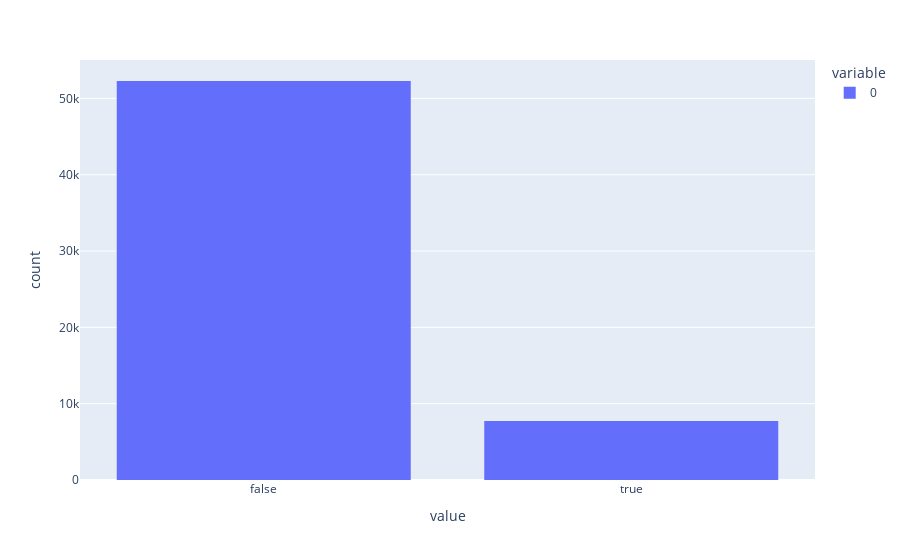

The notebook cell saved with this chart:
### Markdown cell above
## Evaluation

### Code cell
accuracies = []
for activation, label in zip(train_dataset, train_labels):
    activation = forward(activation)
    y_pred = activation.argmax()
    y_true = label.argmax()
    accuracies.append(y_pred == y_true)

px.histogram(accuracies)

### Figure 1 — Plotly figure (JSON) as saved in the notebook; plotly's stock layout.template omitted (floating-point values rounded to 4 significant figures; data arrays with more than 128 entries replaced by an {"elided": "..."} marker saying what was removed)
{"data": [{"alignmentgroup": "True", "bingroup": "x", "hovertemplate": "variable=0<br>value=%{x}<br>count=%{y}<extra></extra>", "legendgroup": "0", "marker": {"color": "#636efa", "pattern": {"shape": ""}}, "name": "0", "offsetgroup": "0", "orientation": "v", "showlegend": true, "type": "histogram", "x": {"elided": "60000 bool values"}, "xaxis": "x", "yaxis": "y"}], "layout": {"barmode": "relative", "legend": {"title": {"text": "variable"}, "tracegroupgap": 0}, "margin": {"t": 60}, "xaxis": {"anchor": "y", "domain": [0, 1], "title": {"text": "value"}}, "yaxis": {"anchor": "x", "domain": [0, 1], "title": {"text": "count"}}}}
